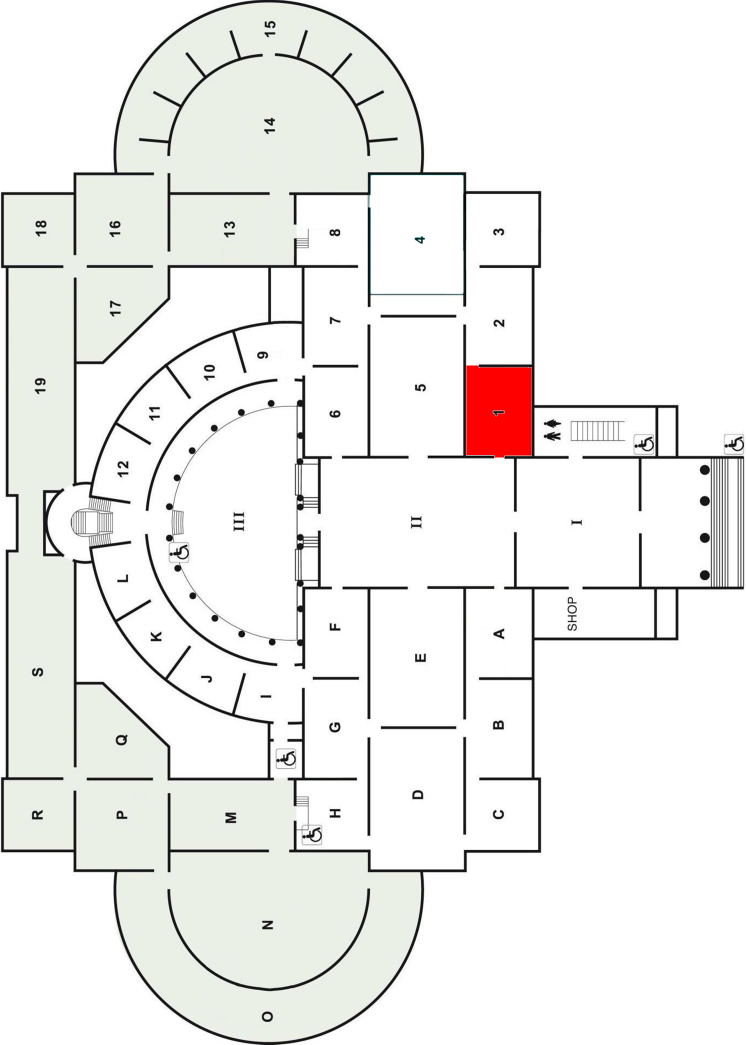
#> input picture floorplans/Zaal_1.png, 1492 x 2090 px (shown at 1/2 size)
$ python -i feature_extraction.py   (imports and definitions only)
#> lines starting #> are read from the running program, lines starting #| are printed output that depends on the picture
#> further down, picture is the input picture: shape (2090, 1492, 3); mean B, G, R 236.6, 238.6, 239.3
import cv2 as cv
import numpy as np
from skimage.feature import local_binary_pattern

def resize_image_to_width(image, width):
#> called with width = 600
    height = int(width / image.shape[1] * image.shape[0])
#> height = 840
    dimensions = (width, height)
#> dimensions = (600, 840)
    return cv.resize(image, dimensions, interpolation=cv.INTER_AREA)
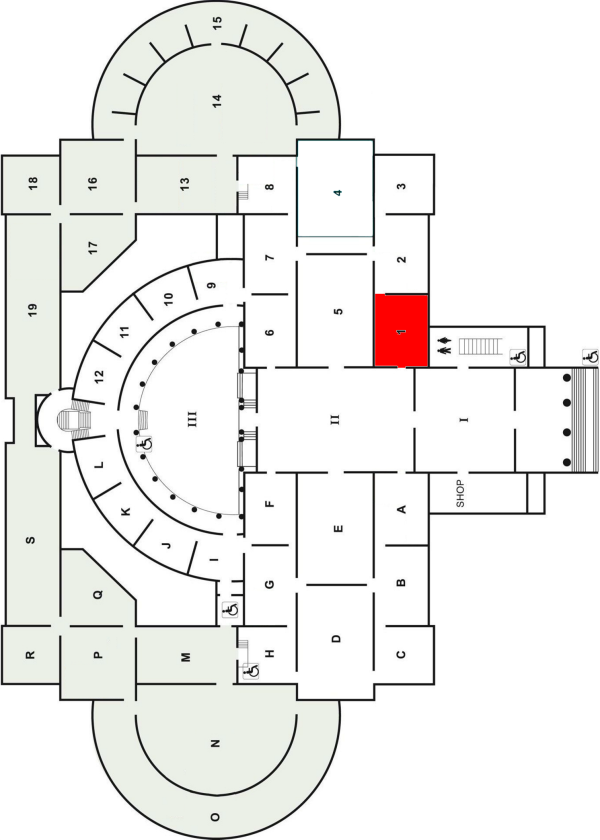
#> returned value: shape (840, 600, 3); mean of channels 0, 1, 2 236.6, 238.6, 239.3; drawn as B, G, R

def equalize_rgbcolor(image):
    ycrcb=cv.cvtColor(image,cv.COLOR_BGR2YCR_CB)
#> ycrcb: shape (840, 600, 3); mean of channels 0, 1, 2 238.5, 128.7, 127
    channels=cv.split(ycrcb)
    cv.equalizeHist(channels[0],channels[0])
    cv.merge(channels,ycrcb)
    cv.cvtColor(ycrcb,cv.COLOR_YCR_CB2BGR,image)
#> ycrcb: shape (840, 600, 3); mean of channels 0, 1, 2 183.8, 128.7, 127
    return image

# Initiate SIFT detector
sift = cv.SIFT_create()

def get_SIFTkeypoints(image):
    # find the keypoints and descriptors with SIFT
	 # sift werkte niet op graywaarde (resize_image_to_width kreeg variabele image en niet variabele gray) en 400 -> 200
    gray = cv.cvtColor(image, cv.COLOR_BGR2GRAY)
    gray = resize_image_to_width(gray, 300)
    kp, des = sift.detectAndCompute(gray,None)

    return (kp,des)

def normalize_image(image):
     image = resize_image_to_width(image, width=600)
     image = equalize_rgbcolor(image)
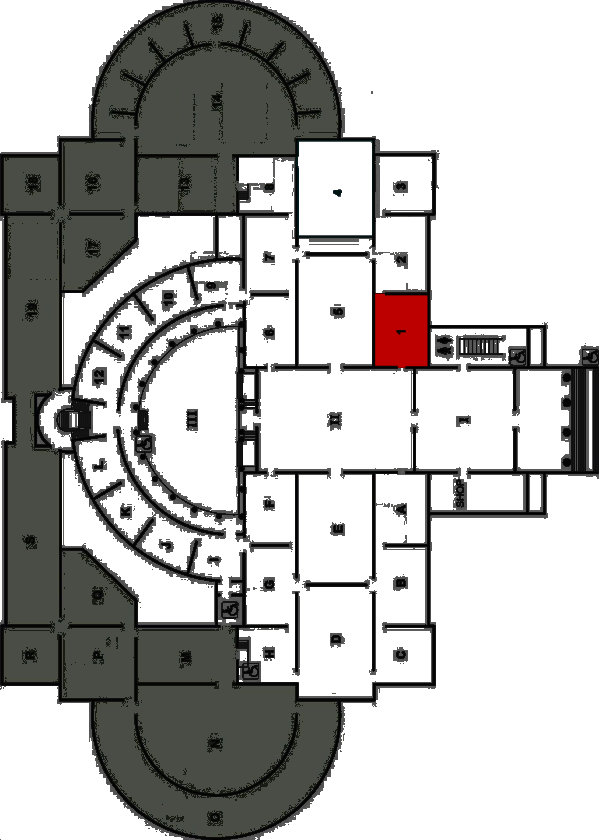
#> image: shape (840, 600, 3); mean B, G, R 182.6, 184.2, 184.8
     return image

def get_histogram(image):

     hist = cv.calcHist([image], [0, 1, 2], None, [16, 16, 16], [0, 256, 0, 256, 0, 256])
     hist = cv.normalize(hist, hist).flatten()

     return hist

def get_part_histograms(image):

     image = normalize_image(image)

     height_part = int(image.shape[0]/5)
#> height_part = 168
     width_part = int(image.shape[1]/5)
#> width_part = 120

     histograms = np.empty([5, 5], dtype=object)

     for y in range(0, image.shape[0] - height_part + 1, height_part):
         for x in range(0, image.shape[1] - width_part + 1, width_part):
             part = image[y:y + height_part, x:x + width_part]

             r = int(y/height_part)
             c = int(x/width_part)
             histograms[r][c] = get_histogram(part)
#> part: shape (168, 120, 3); every value is 255

     return histograms

>>> import cv2
>>> picture = cv2.imread('../floorplans/Zaal_1.png')
>>> result = get_part_histograms(picture)
